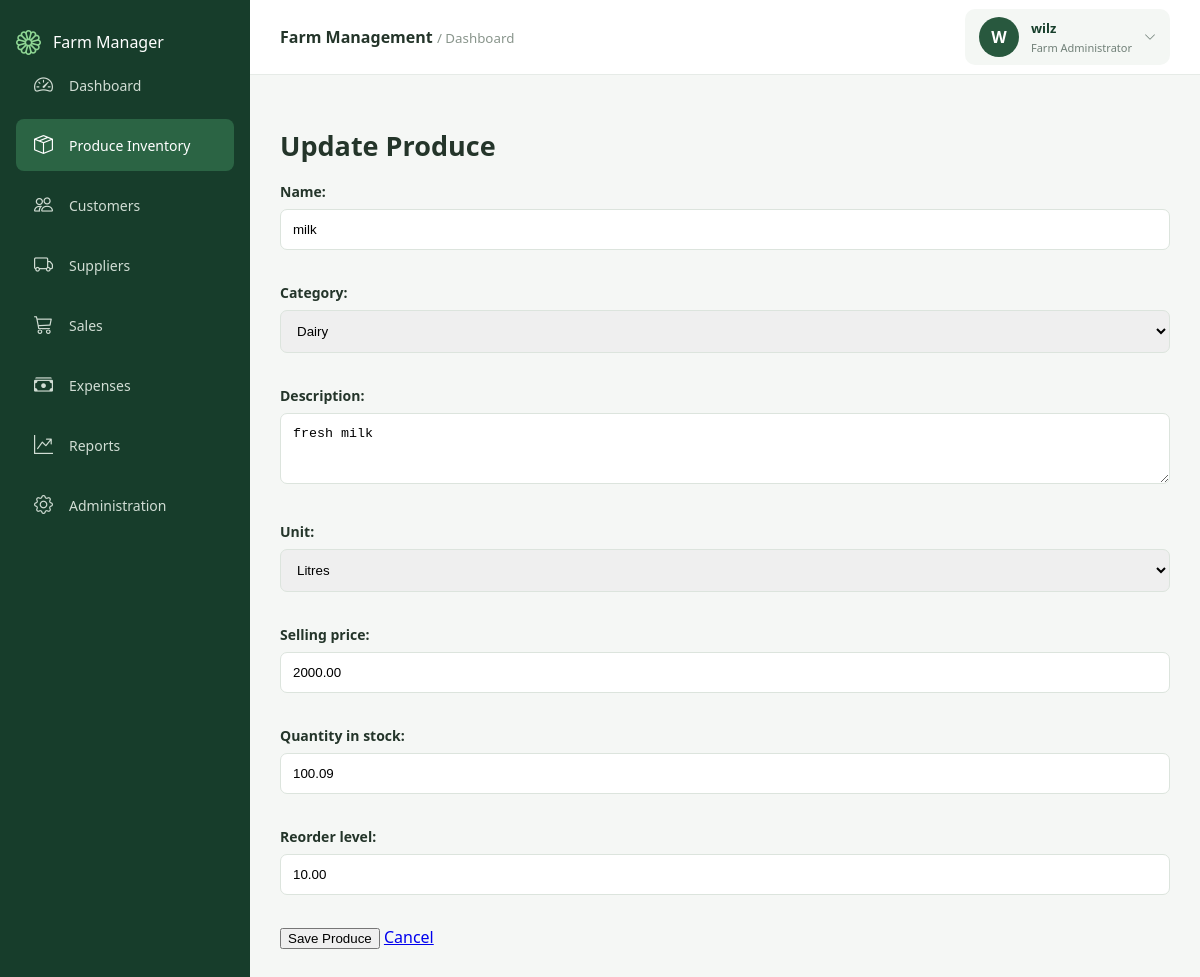
The page /produce/edit/2/ (signed in) on the database as committed earlier.
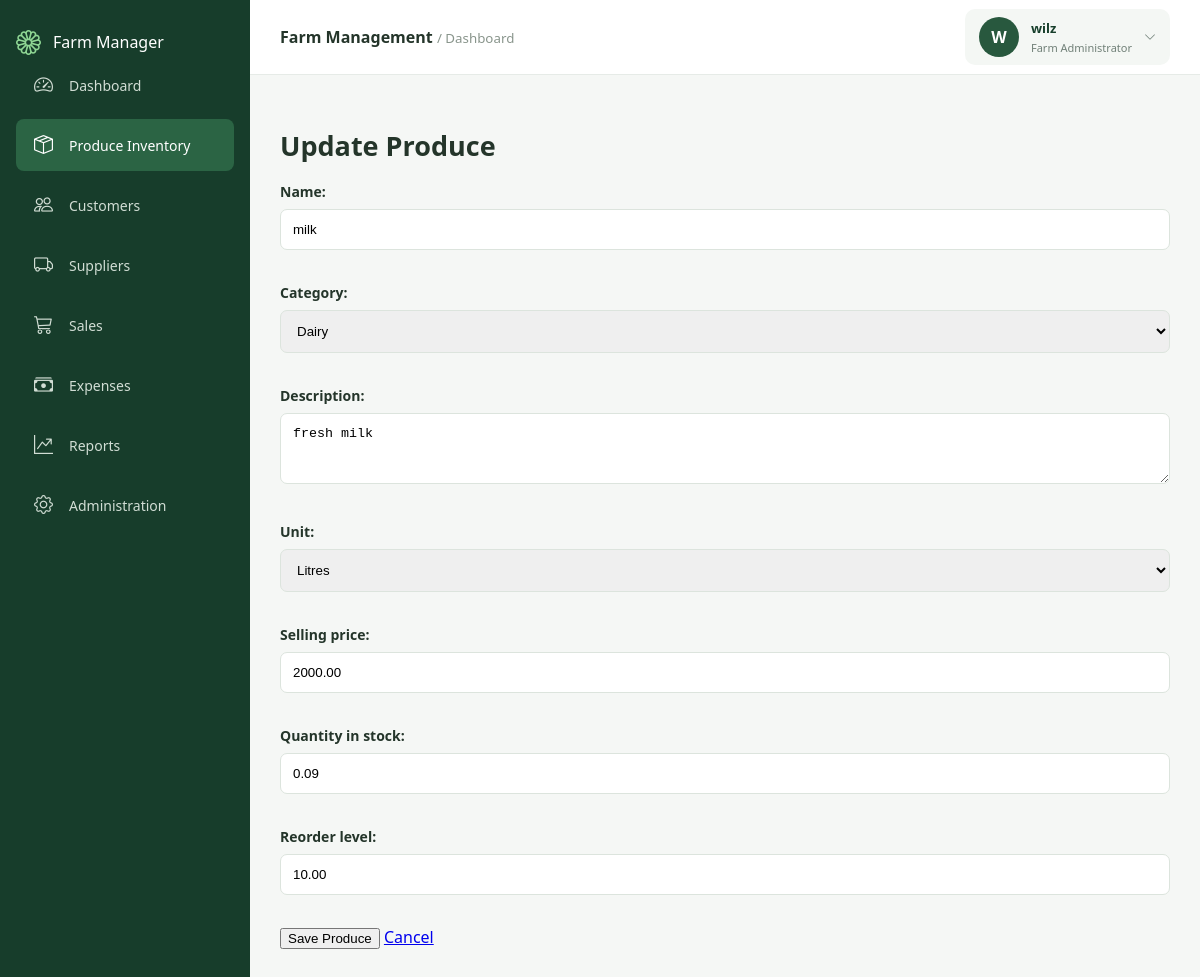
The same page on the database as committed later.
### produce/models.py (models this page shows, shortened)
class Produce(models.Model):
    CATEGORY_CHOICES = [
        ('CROP', 'Crop'),
        ('DAIRY', 'Dairy'),
        ('POULTRY', 'Poultry'),
        ('LIVESTOCK', 'Livestock'),
        ('OTHER', 'Other'),
    ]
    UNIT_CHOICES = [
        ('KG', 'Kilograms'),
        ('LITRE', 'Litres'),
        ('BUNCH', 'Bunches'),
        ('TRAY', 'Trays'),
        ('PIECE', 'Pieces'),
        ('BAG', 'Bags'),
    ]
    name = models.CharField(max_length=150)
    category = models.CharField(
        max_length=20,
        choices=CATEGORY_CHOICES
    )
    description = models.TextField(blank=True)
    unit = models.CharField(
        max_length=20,
        choices=UNIT_CHOICES
    )
    selling_price = models.DecimalField(
        max_digits=12,
        decimal_places=2
    )
    quantity_in_stock = models.DecimalField(
        max_digits=12,
        decimal_places=2,
        default=0
    )
    reorder_level = models.DecimalField(
        max_digits=12,
        decimal_places=2,
        default=10
    )
    created_at = models.DateTimeField(auto_now_add=True)

### produce/views.py (the view)
# urls.py: path('edit/<int:pk>/', views.produce_update,
@login_required
def produce_update(request, pk):
    product = get_object_or_404(Produce, pk=pk)
    if request.method == 'POST':
        form = ProduceForm(request.POST, instance=product)
        if form.is_valid():
            form.save()
            messages.success(
                request,
                'Produce successfully updated.'
            )
            return redirect('produce_list')
    else:
        form = ProduceForm(instance=product)
    return render(request, 'produce/form.html', {
        'form': form,
        'title': 'Update Produce',
    })

### produce/forms.py (shortened to what this page needs)
class ProduceForm(forms.ModelForm):
    class Meta:
        model = Produce
        fields = [
            'name',
            'category',
            'description',
            'unit',
            'selling_price',
            'quantity_in_stock',
            'reorder_level',
        ]
        widgets = {
            'name': forms.TextInput(attrs={
                'class': 'form-control',
                'placeholder': 'Enter produce name'
            }),
            'description': forms.Textarea(attrs={
                'class': 'form-control',
                'rows': 3
            }),
        }

### produce/templates/produce/form.html (shortened to what this page needs)
{% extends 'base.html' %}
{% block content %}
<h1>{{ title }}</h1>
<div class="card">
    <form method="POST">
        {{ form.as_p }}
        <button type="submit" class="button">
            Save Produce
        </button>
        <a href="{% url 'produce_list' %}">
            Cancel
        </a>
    </form>
</div>
{% endblock %}

Rows that differ between the two databases and show on the page:
changed Produce "milk": quantity_in_stock "100.09" → "0.09"
